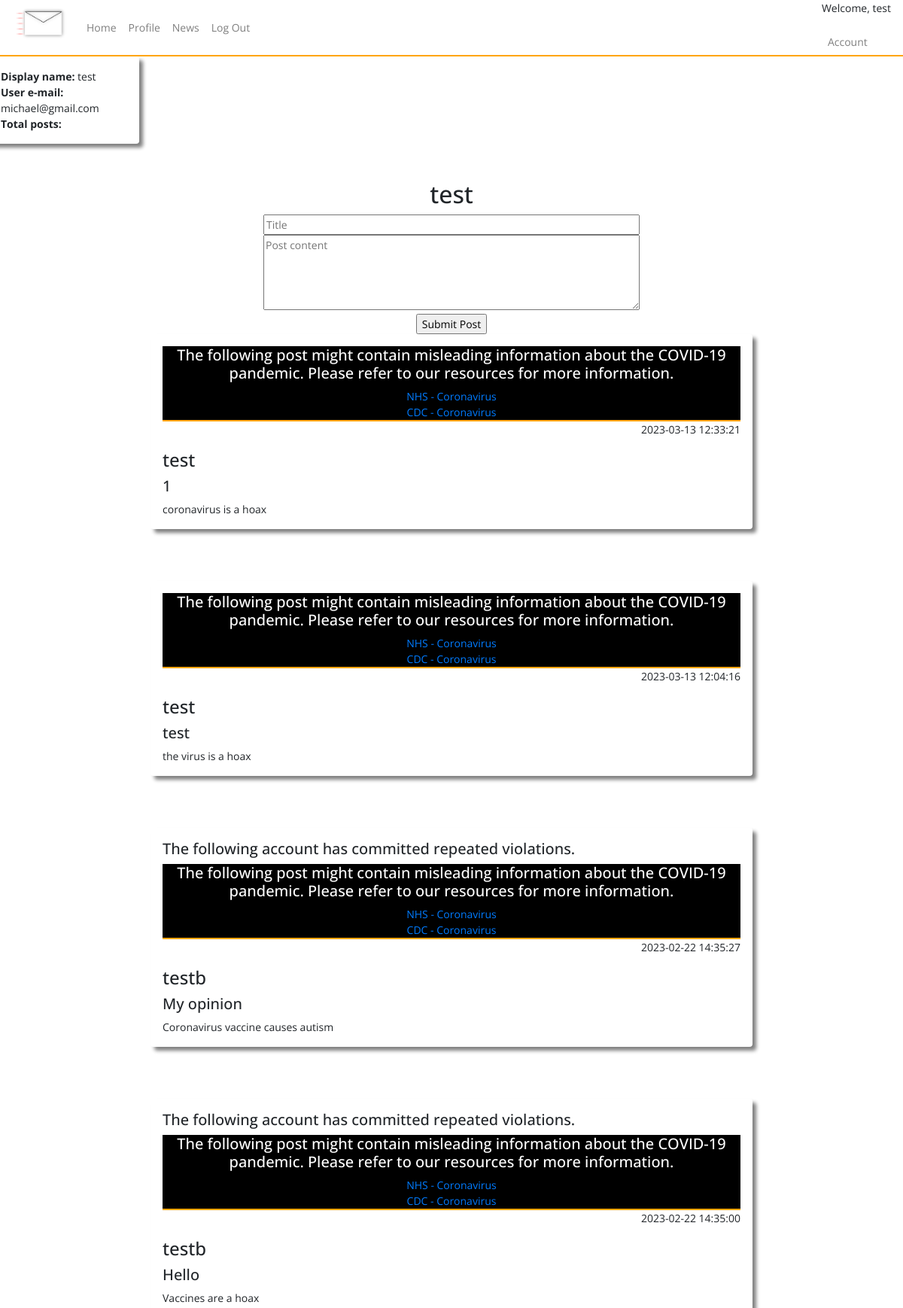
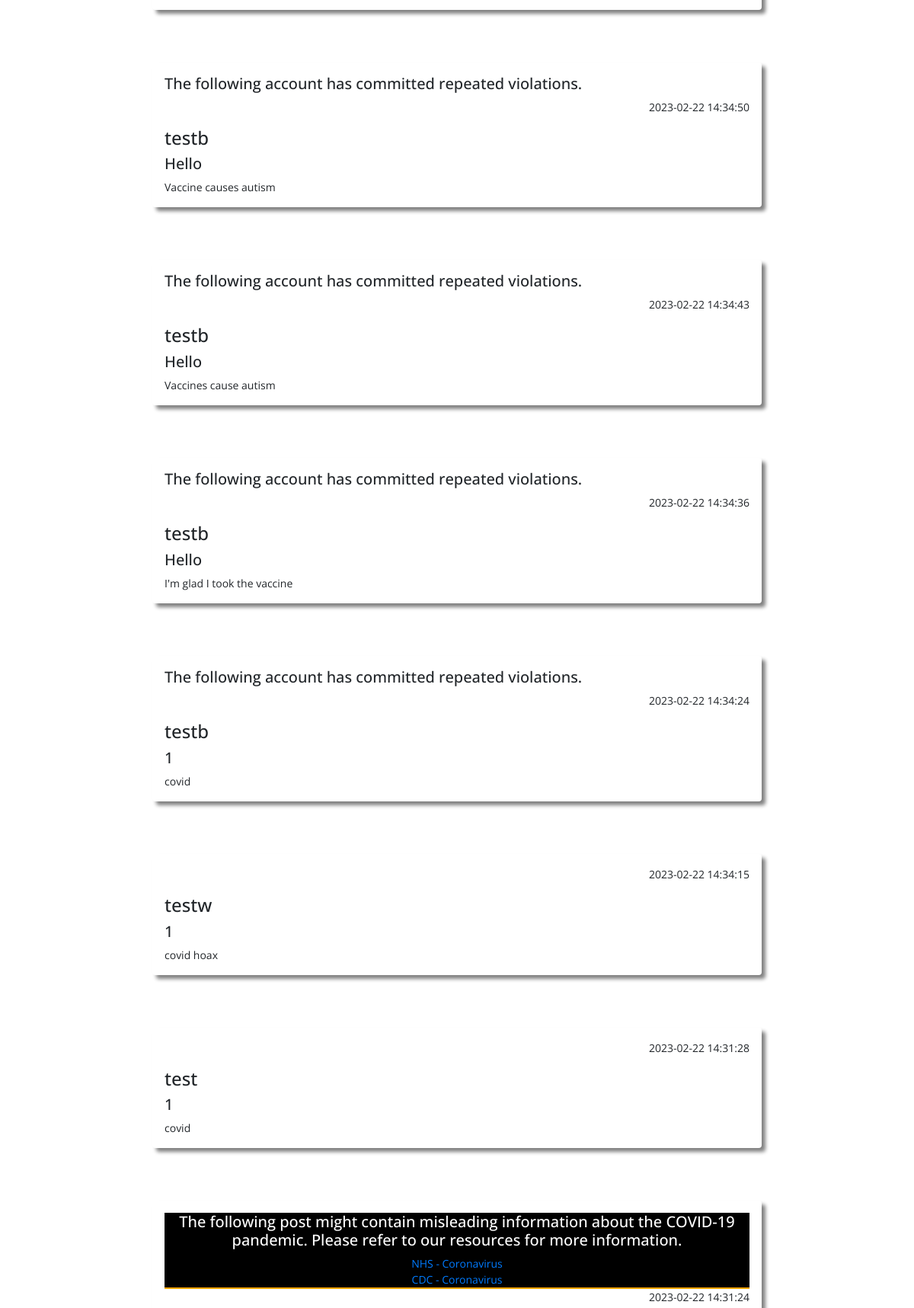
Page /index (signed in, upper part) on the committed database (2 pictures, top to bottom).
### tables this page shows
CREATE TABLE users (
    ID INTEGER PRIMARY KEY AUTOINCREMENT,
    username TEXT NOT NULL,
    password TEXT NOT NULL,
    email TEXT NOT NULL UNIQUE
, user_type VARCHAR, whitelisted text, blacklisted text);

CREATE TABLE posts (
    ID INTEGER PRIMARY KEY AUTOINCREMENT,
    title TEXT NOT NULL,
    content TEXT NOT NULL,
    by_user TEXT NOT NULL,
    created_at timestamp default current_timestamp
, userID integer, flagged text, blacklisted text);

### app.py (the view)
@app.route("/index")
def posts():
   if not session.get('username'):
    return redirect(url_for('home'))
   posts=query_db('SELECT * FROM posts ORDER BY created_at DESC')
   user=query_db('SELECT * FROM users WHERE username = ?', [session['username']], True)
   return render_template('index.html', posts = posts, user = user)

### app.py (called while the page is built)
def query_db(query, args=(), one=False):
    con = g._database = sqlite3.connect(DATABASE)
    con.row_factory = sqlite3.Row
    cur = con.execute(query, args)
    rv = cur.fetchall()
    cur.close()
    return (rv[0] if rv else None) if one else rv

### templates/index.html (shortened to what this page needs)
{% include "layout.html" %}
{% include "nav.html" %}
<body>
<div class="row h-500 acc_snippet">
  <div class="col-4 shadow p-3 mb-5 rounded">
      <b>Display name:</b> {{ user.username }}<br>
      <b>User e-mail:</b> {{ user.email }}<br>
      <b>Total posts:</b>
  </div>
</div>
<div class="container-fluid create-post">
  <div class="row h-500">
    <div class="col">
      <h2>{{session.username}}</h2>
      <form action="{{ url_for('post_submit') }}" method="POST" id="post_form">
        <input type="text" placeholder="Title" name="title" style="width: 500px" required/><br>
        <textarea placeholder="Post content" form="post_form" name="content" style="height: 100px; width: 500px" required></textarea>
        <br/>
        <input type="submit" value="Submit Post" />
      </form>
</div>
</div>
</div>
    {% for post in posts %}
    <div class="shadow mx-auto posts p-3 mb-5 rounded">
    {% if post.blacklisted == "yes" %}
    <h5>The following account has committed repeated violations.</h5>
    {% endif %}
    {% if post.flagged == "yes" %}
    <div class="flagged_post">
      <h5>The following post might contain misleading information about the COVID-19 pandemic. Please refer to our resources for more information.</h5>
      <a href="https://www.nhs.uk/conditions/coronavirus-covid-19/">NHS - Coronavirus </a><br>
      <a href="https://www.cdc.gov/coronavirus/2019-ncov/index.html">CDC - Coronavirus</a>
    </div>
    {% endif %}
    <p align="right">{{  post.created_at  }}</p>
    <h4>{{ post.by_user }}</h4>
    <h5>{{ post.title }}</h5>
    {{ post.content }}<br/>
    </div>
    <br/>
    {% endfor %}
</body>

### templates/layout.html (shortened to what this page needs)
<!doctype html>
<head>
  <link href="{{ url_for('static', filename='css/bootstrap.min.css') }}" rel="stylesheet">
  <link href="{{ url_for('static', filename='css/style.css') }}" rel="stylesheet">
  <link href="https://cdnjs.cloudflare.com/ajax/libs/toastr.js/latest/toastr.min.css" rel="stylesheet">
</head>

### templates/nav.html (shortened to what this page needs)
<nav class="navbar nav-main navbar-expand-lg navbar-light">
    <a class="navbar-brand">
      <img src="{{url_for('static', filename='assets/logo.png')}}" alt="logo" style="height: 75px;">
    </a>
    <div class="collapse navbar-collapse" id="navbarNav">
      <ul class="navbar-nav">
        <li class="nav-item">
          <a class="nav-link" href="{{ url_for('posts') }}">Home</a>
        </li>
        <li class="nav-item">
          <a class="nav-link" href="{{ url_for('profile') }}">Profile</a>
        </li>
        <li class="nav-item">
          <a class="nav-link" href="{{ url_for('news') }}">News</a>
        </li>
        <li class="nav-item">
          <a class="nav-link" href="{{ url_for('logout') }}">Log Out</a>
        </li>
      </ul>
    </div>
    <div class="welcome-session">
      <p>Welcome, {{session.username}}</p>
      <ul class="navbar-nav">
        <li class="nav-item">
          <a class="nav-link" href="{{ url_for('account_settings') }}">Account</a>
        </li>
      </ul>
    </div>
  </nav>

### static/css/style.css (style rules this page uses)
body { font-family: 'Open Sans', sans-serif; font-weight: 400px; font-size: 14px; }
.shadow { box-shadow: 5px 5px 5px grey; }
.posts { width: 800px; }
.create-post { margin-left: auto; margin-right: auto; justify-content: center; text-align: center; padding-top: -20px; }
.nav-main { background-color: rgb(255, 255, 255); border-bottom: 2px solid orange; height: 75px; }
.welcome-session { text-align: right; }
.acc_snippet { width: 50%; }
.flagged_post { text-align: center; background-color: black; color: white; border-bottom: 2px solid orange; height: auto; width: auto; }

### rows in the picture
users: username "test", email "michael@gmail.com"
posts: flagged "NHS - Coronavirus", created_at "2023-03-13 12:33:21", by_user "test", title "1", content "coronavirus is a hoax"
posts: flagged "NHS - Coronavirus", created_at "2023-03-13 12:04:16", by_user "test", title "test", content "the virus is a hoax"
posts: shows "The following account has committed repeated violations.", flagged "NHS - Coronavirus", created_at "2023-02-22 14:35:27", by_user "testb", title "My opinion", content "Coronavirus vaccine causes autism"
posts: shows "The following account has committed repeated violations.", flagged "NHS - Coronavirus", created_at "2023-02-22 14:35:00", by_user "testb", title "Hello", content "Vaccines are a hoax"
posts: shows "The following account has committed repeated violations.", created_at "2023-02-22 14:34:50", by_user "testb", title "Hello", content "Vaccine causes autism"
posts: shows "The following account has committed repeated violations.", created_at "2023-02-22 14:34:43", by_user "testb", title "Hello", content "Vaccines cause autism"
posts: shows "The following account has committed repeated violations.", created_at "2023-02-22 14:34:36", by_user "testb", title "Hello", content "I'm glad I took the vaccine"
posts: shows "The following account has committed repeated violations.", created_at "2023-02-22 14:34:24", by_user "testb", title "1", content "covid"
posts: created_at "2023-02-22 14:34:15", by_user "testw", title "1", content "covid hoax"
posts: created_at "2023-02-22 14:31:28", by_user "test", title "1", content "covid"
posts: flagged "NHS - Coronavirus", created_at "2023-02-22 14:31:24"

### other values in the picture
{{ session.username }} "test"
